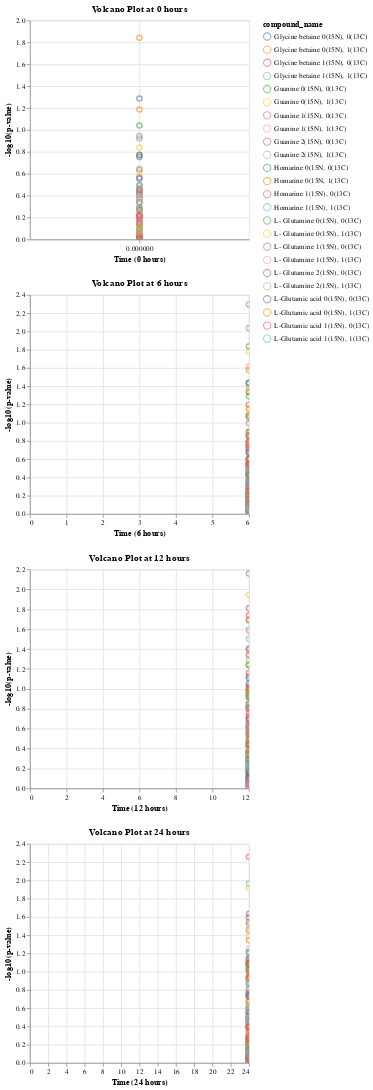

Notebook source saved alongside this figure:
### Code cell
# Create separate volcano plots for each time point
charts = []
for hour in specific_hours:
    subset_df = final_samplepeaks[final_samplepeaks['time'] == hour]

    chart = alt.Chart(subset_df).mark_point(size=50, opacity=0.6).encode(
        x=alt.X('time:Q', title=f'Time ({hour} hours)'),
        y=alt.Y('log_p_value:Q', title='-log10(p-value)'),
        color='compound_name:N',
        tooltip=['time:Q', 'log_p_value:Q', 'compound_name:N', 'bmised_area:Q']
    ).properties(
        title=f'Volcano Plot at {hour} hours'
    ).interactive()

    charts.append(chart)

# Display the separate volcano plots
alt.vconcat(*charts)

### Figure 1 — Vega-Lite specification as saved in the notebook (floating-point values rounded to 4 significant figures; data arrays with more than 128 entries replaced by an {"elided": "..."} marker saying what was removed)
{"config": {"view": {"continuousWidth": 300, "continuousHeight": 300}}, "vconcat": [{"data": {"name": "data-4b8b3fff52b482cdaf62852fe0a189b8"}, "mark": {"type": "point", "opacity": 0.6, "size": 50}, "encoding": {"color": {"field": "compound_name", "type": "nominal"}, "tooltip": [{"field": "time", "type": "quantitative"}, {"field": "log_p_value", "type": "quantitative"}, {"field": "compound_name", "type": "nominal"}, {"field": "bmised_area", "type": "quantitative"}], "x": {"field": "time", "title": "Time (0 hours)", "type": "quantitative"}, "y": {"field": "log_p_value", "title": "-log10(p-value)", "type": "quantitative"}}, "name": "view_3", "title": "Volcano Plot at 0 hours"}, {"data": {"name": "data-3a65ec7557b4ff6a29bf4f382d1e87f4"}, "mark": {"type": "point", "opacity": 0.6, "size": 50}, "encoding": {"color": {"field": "compound_name", "type": "nominal"}, "tooltip": [{"field": "time", "type": "quantitative"}, {"field": "log_p_value", "type": "quantitative"}, {"field": "compound_name", "type": "nominal"}, {"field": "bmised_area", "type": "quantitative"}], "x": {"field": "time", "title": "Time (6 hours)", "type": "quantitative"}, "y": {"field": "log_p_value", "title": "-log10(p-value)", "type": "quantitative"}}, "name": "view_4", "title": "Volcano Plot at 6 hours"}, {"data": {"name": "data-e7d771329d30e051c907c7cf03411707"}, "mark": {"type": "point", "opacity": 0.6, "size": 50}, "encoding": {"color": {"field": "compound_name", "type": "nominal"}, "tooltip": [{"field": "time", "type": "quantitative"}, {"field": "log_p_value", "type": "quantitative"}, {"field": "compound_name", "type": "nominal"}, {"field": "bmised_area", "type": "quantitative"}], "x": {"field": "time", "title": "Time (12 hours)", "type": "quantitative"}, "y": {"field": "log_p_value", "title": "-log10(p-value)", "type": "quantitative"}}, "name": "view_5", "title": "Volcano Plot at 12 hours"}, {"data": {"name": "data-e969c734a2e637cab338f8aba766ba31"}, "mark": {"type": "point", "opacity": 0.6, "size": 50}, "encoding": {"color": {"field": "compound_name", "type": "nominal"}, "tooltip": [{"field": "time", "type": "quantitative"}, {"field": "log_p_value", "type": "quantitative"}, {"field": "compound_name", "type": "nominal"}, {"field": "bmised_area", "type": "quantitative"}], "x": {"field": "time", "title": "Time (24 hours)", "type": "quantitative"}, "y": {"field": "log_p_value", "title": "-log10(p-value)", "type": "quantitative"}}, "name": "view_6", "title": "Volcano Plot at 24 hours"}], "params": [{"name": "param_2", "select": {"type": "interval", "encodings": ["x", "y"]}, "bind": "scales", "views": ["view_3"]}, {"name": "param_3", "select": {"type": "interval", "encodings": ["x", "y"]}, "bind": "scales", "views": ["view_4"]}, {"name": "param_4", "select": {"type": "interval", "encodings": ["x", "y"]}, "bind": "scales", "views": ["view_5"]}, {"name": "param_5", "select": {"type": "interval", "encodings": ["x", "y"]}, "bind": "scales", "views": ["view_6"]}], "$schema": "https://vega.github.io/schema/vega-lite/v5.16.3.json", "datasets": {"data-4b8b3fff52b482cdaf62852fe0a189b8": [{"filename": "230810_Smp_G5_NFEX_T0_Metab_A", "compound_name": "Glycine betaine 0(15N), 0(13C)", "area": 4993000000.0, "compound_name_IS": "Arsenobetaine, 13C2", "area_IS": 649600000.0, "bmis_area": 7.687, "result_column": 4962000000.0, "day": "0", "time": 0, "p_value": 0.3745, "log_p_value": 0.4265}, {"filename": "230810_Smp_G5_NFEX_T0_Metab_B", "compound_name": "Glycine betaine 0(15N), 0(13C)", "area": 4907000000.0, "compound_name_IS": "Arsenobetaine, 13C2", "area_IS": 657800000.0, "bmis_area": 7.46, "result_column": 4815000000.0, "day": "0", "time": 0, "p_value": 0.9507, "log_p_value": 0.02195}, {"filename": "230810_Smp_G5_NFEX_T0_Metab_C", "compound_name": "Glycine betaine 0(15N), 0(13C)", "area": 5127000000.0, "compound_name_IS": "Arsenobetaine, 13C2", "area_IS": 665500000.0, "bmis_area": 7.703, "result_column": 4972000000.0, "day": "0", "time": 0, "p_value": 0.732, "log_p_value": 0.1355}, {"filename": "230810_Smp_G5_NFEX_T0_Metab_A", "compound_name": "Glycine betaine 0(15N), 1(13C)", "area": 275300000.0, "compound_name_IS": "Arsenobetaine, 13C2", "area_IS": 649600000.0, "bmis_area": 0.4238, "result_column": 273600000.0, "day": "0", "time": 0, "p_value": 0.6075, "log_p_value": 0.2164}, {"filename": "230810_Smp_G5_NFEX_T0_Metab_B", "compound_name": "Glycine betaine 0(15N), 1(13C)", "area": 272800000.0, "compound_name_IS": "Arsenobetaine, 13C2", "area_IS": 657800000.0, "bmis_area": 0.4148, "result_column": 267700000.0, "day": "0", "time": 0, "p_value": 0.1705, "log_p_value": 0.7682}, {"filename": "230810_Smp_G5_NFEX_T0_Metab_C", "compound_name": "Glycine betaine 0(15N), 1(13C)", "area": 281300000.0, "compound_name_IS": "Arsenobetaine, 13C2", "area_IS": 665500000.0, "bmis_area": 0.4226, "result_column": 272800000.0, "day": "0", "time": 0, "p_value": 0.06505, "log_p_value": 1.187}, {"filename": "230810_Smp_G5_NFEX_T0_Metab_A", "compound_name": "Glycine betaine 1(15N), 0(13C)", "area": 18340000.0, "compound_name_IS": "Arsenobetaine, 13C2", "area_IS": 649600000.0, "bmis_area": 0.02823, "result_column": 18220000.0, "day": "0", "time": 0, "p_value": 0.3887, "log_p_value": 0.4104}, {"filename": "230810_Smp_G5_NFEX_T0_Metab_B", "compound_name": "Glycine betaine 1(15N), 0(13C)", "area": 17320000.0, "compound_name_IS": "Arsenobetaine, 13C2", "area_IS": 657800000.0, "bmis_area": 0.02633, "result_column": 16990000.0, "day": "0", "time": 0, "p_value": 0.2713, "log_p_value": 0.5665}, {"filename": "230810_Smp_G5_NFEX_T0_Metab_C", "compound_name": "Glycine betaine 1(15N), 0(13C)", "area": 18890000.0, "compound_name_IS": "Arsenobetaine, 13C2", "area_IS": 665500000.0, "bmis_area": 0.02839, "result_column": 18320000.0, "day": "0", "time": 0, "p_value": 0.8287, "log_p_value": 0.08158}, {"filename": "230810_Smp_G5_NFEX_T0_Metab_A", "compound_name": "Glycine betaine 1(15N), 1(13C)", "area": 187500.0, "compound_name_IS": "Arsenobetaine, 13C2", "area_IS": 649600000.0, "bmis_area": 0.0002887, "result_column": 186300.0, "day": "0", "time": 0, "p_value": 0.1196, "log_p_value": 0.9223}, {"filename": "230810_Smp_G5_NFEX_T0_Metab_B", "compound_name": "Glycine betaine 1(15N), 1(13C)", "area": 310500.0, "compound_name_IS": "Arsenobetaine, 13C2", "area_IS": 657800000.0, "bmis_area": 0.000472, "result_column": 304700.0, "day": "0", "time": 0, "p_value": 0.7132, "log_p_value": 0.1468}, {"filename": "230810_Smp_G5_NFEX_T0_Metab_C", "compound_name": "Glycine betaine 1(15N), 1(13C)", "area": 363700.0, "compound_name_IS": "Arsenobetaine, 13C2", "area_IS": 665500000.0, "bmis_area": 0.0005464, "result_column": 352700.0, "day": "0", "time": 0, "p_value": 0.7608, "log_p_value": 0.1187}, {"filename": "230810_Smp_G5_NFEX_T0_Metab_A", "compound_name": "Guanine 0(15N), 0(13C)", "area": 104600000.0, "compound_name_IS": "Arsenobetaine, 13C2", "area_IS": 649600000.0, "bmis_area": 0.161, "result_column": 103900000.0, "day": "0", "time": 0, "p_value": 0.8074, "log_p_value": 0.09289}, {"filename": "230810_Smp_G5_NFEX_T0_Metab_B", "compound_name": "Guanine 0(15N), 0(13C)", "area": 98710000.0, "compound_name_IS": "Arsenobetaine, 13C2", "area_IS": 657800000.0, "bmis_area": 0.1501, "result_column": 96860000.0, "day": "0", "time": 0, "p_value": 0.8961, "log_p_value": 0.04765}, {"filename": "230810_Smp_G5_NFEX_T0_Metab_C", "compound_name": "Guanine 0(15N), 0(13C)", "area": 101300000.0, "compound_name_IS": "Arsenobetaine, 13C2", "area_IS": 665500000.0, "bmis_area": 0.1522, "result_column": 98230000.0, "day": "0", "time": 0, "p_value": 0.318, "log_p_value": 0.4976}, {"filename": "230810_Smp_G5_NFEX_T0_Metab_A", "compound_name": "Guanine 0(15N), 1(13C)", "area": 5381000.0, "compound_name_IS": "Arsenobetaine, 13C2", "area_IS": 649600000.0, "bmis_area": 0.008283, "result_column": 5347000.0, "day": "0", "time": 0, "p_value": 0.9083, "log_p_value": 0.04179}, {"filename": "230810_Smp_G5_NFEX_T0_Metab_B", "compound_name": "Guanine 0(15N), 1(13C)", "area": 5338000.0, "compound_name_IS": "Arsenobetaine, 13C2", "area_IS": 657800000.0, "bmis_area": 0.008115, "result_column": 5238000.0, "day": "0", "time": 0, "p_value": 0.2396, "log_p_value": 0.6206}, {"filename": "230810_Smp_G5_NFEX_T0_Metab_C", "compound_name": "Guanine 0(15N), 1(13C)", "area": 5351000.0, "compound_name_IS": "Arsenobetaine, 13C2", "area_IS": 665500000.0, "bmis_area": 0.00804, "result_column": 5190000.0, "day": "0", "time": 0, "p_value": 0.1449, "log_p_value": 0.8389}, {"filename": "230810_Smp_G5_NFEX_T0_Metab_A", "compound_name": "Guanine 1(15N), 0(13C)", "area": 1776000.0, "compound_name_IS": "Arsenobetaine, 13C2", "area_IS": 649600000.0, "bmis_area": 0.002734, "result_column": 1765000.0, "day": "0", "time": 0, "p_value": 0.3411, "log_p_value": 0.4672}, {"filename": "230810_Smp_G5_NFEX_T0_Metab_B", "compound_name": "Guanine 1(15N), 0(13C)", "area": 1558000.0, "compound_name_IS": "Arsenobetaine, 13C2", "area_IS": 657800000.0, "bmis_area": 0.002369, "result_column": 1529000.0, "day": "0", "time": 0, "p_value": 0.1135, "log_p_value": 0.9451}, {"filename": "230810_Smp_G5_NFEX_T0_Metab_C", "compound_name": "Guanine 1(15N), 0(13C)", "area": 1741000.0, "compound_name_IS": "Arsenobetaine, 13C2", "area_IS": 665500000.0, "bmis_area": 0.002616, "result_column": 1689000.0, "day": "0", "time": 0, "p_value": 0.9247, "log_p_value": 0.034}, {"filename": "230810_Smp_G5_NFEX_T0_Metab_A", "compound_name": "Guanine 1(15N), 1(13C)", "area": null, "compound_name_IS": "Arsenobetaine, 13C2", "area_IS": 649600000.0, "bmis_area": null, "result_column": null, "day": "0", "time": 0, "p_value": 0.5487, "log_p_value": 0.2606}, {"filename": "230810_Smp_G5_NFEX_T0_Metab_B", "compound_name": "Guanine 1(15N), 1(13C)", "area": 23920.0, "compound_name_IS": "Arsenobetaine, 13C2", "area_IS": 657800000.0, "bmis_area": 3.637e-05, "result_column": 23470.0, "day": "0", "time": 0, "p_value": 0.6919, "log_p_value": 0.16}, {"filename": "230810_Smp_G5_NFEX_T0_Metab_C", "compound_name": "Guanine 1(15N), 1(13C)", "area": null, "compound_name_IS": "Arsenobetaine, 13C2", "area_IS": 665500000.0, "bmis_area": null, "result_column": null, "day": "0", "time": 0, "p_value": 0.652, "log_p_value": 0.1858}, {"filename": "230810_Smp_G5_NFEX_T0_Metab_A", "compound_name": "Guanine 2(15N), 0(13C)", "area": null, "compound_name_IS": "Arsenobetaine, 13C2", "area_IS": 649600000.0, "bmis_area": null, "result_column": null, "day": "0", "time": 0, "p_value": 0.9405, "log_p_value": 0.02666}, {"filename": "230810_Smp_G5_NFEX_T0_Metab_B", "compound_name": "Guanine 2(15N), 0(13C)", "area": null, "compound_name_IS": "Arsenobetaine, 13C2", "area_IS": 657800000.0, "bmis_area": null, "result_column": null, "day": "0", "time": 0, "p_value": 0.9539, "log_p_value": 0.02048}, {"filename": "230810_Smp_G5_NFEX_T0_Metab_C", "compound_name": "Guanine 2(15N), 0(13C)", "area": null, "compound_name_IS": "Arsenobetaine, 13C2", "area_IS": 665500000.0, "bmis_area": null, "result_column": null, "day": "0", "time": 0, "p_value": 0.9149, "log_p_value": 0.03864}, {"filename": "230810_Smp_G5_NFEX_T0_Metab_A", "compound_name": "Guanine 2(15N), 1(13C)", "area": 772600.0, "compound_name_IS": "Arsenobetaine, 13C2", "area_IS": 649600000.0, "bmis_area": 0.001189, "result_column": 767800.0, "day": "0", "time": 0, "p_value": 0.8094, "log_p_value": 0.09186}, {"filename": "230810_Smp_G5_NFEX_T0_Metab_B", "compound_name": "Guanine 2(15N), 1(13C)", "area": 255700.0, "compound_name_IS": "Arsenobetaine, 13C2", "area_IS": 657800000.0, "bmis_area": 0.0003887, "result_column": 250900.0, "day": "0", "time": 0, "p_value": 0.8101, "log_p_value": 0.09145}, {"filename": "230810_Smp_G5_NFEX_T0_Metab_C", "compound_name": "Guanine 2(15N), 1(13C)", "area": 1528000.0, "compound_name_IS": "Arsenobetaine, 13C2", "area_IS": 665500000.0, "bmis_area": 0.002296, "result_column": 1482000.0, "day": "0", "time": 0, "p_value": 0.8671, "log_p_value": 0.06194}, {"filename": "230810_Smp_G5_NFEX_T0_Metab_A", "compound_name": "Homarine 0(15N, 0(13C)", "area": 1812000000.0, "compound_name_IS": "Arsenobetaine, 13C2", "area_IS": 649600000.0, "bmis_area": 2.79, "result_column": 1801000000.0, "day": "0", "time": 0, "p_value": 0.05168, "log_p_value": 1.287}, {"filename": "230810_Smp_G5_NFEX_T0_Metab_B", "compound_name": "Homarine 0(15N, 0(13C)", "area": 1777000000.0, "compound_name_IS": "Arsenobetaine, 13C2", "area_IS": 657800000.0, "bmis_area": 2.701, "result_column": 1744000000.0, "day": "0", "time": 0, "p_value": 0.5314, "log_p_value": 0.2746}, {"filename": "230810_Smp_G5_NFEX_T0_Metab_C", "compound_name": "Homarine 0(15N, 0(13C)", "area": 1818000000.0, "compound_name_IS": "Arsenobetaine, 13C2", "area_IS": 665500000.0, "bmis_area": 2.731, "result_column": 1763000000.0, "day": "0", "time": 0, "p_value": 0.5406, "log_p_value": 0.2671}, {"filename": "230810_Smp_G5_NFEX_T0_Metab_A", "compound_name": "Homarine 0(15N, 1(13C)", "area": 138600000.0, "compound_name_IS": "Arsenobetaine, 13C2", "area_IS": 649600000.0, "bmis_area": 0.2134, "result_column": 137700000.0, "day": "0", "time": 0, "p_value": 0.356, "log_p_value": 0.4486}, {"filename": "230810_Smp_G5_NFEX_T0_Metab_B", "compound_name": "Homarine 0(15N, 1(13C)", "area": 137300000.0, "compound_name_IS": "Arsenobetaine, 13C2", "area_IS": 657800000.0, "bmis_area": 0.2087, "result_column": 134700000.0, "day": "0", "time": 0, "p_value": 0.7578, "log_p_value": 0.1204}, {"filename": "230810_Smp_G5_NFEX_T0_Metab_C", "compound_name": "Homarine 0(15N, 1(13C)", "area": 137900000.0, "compound_name_IS": "Arsenobetaine, 13C2", "area_IS": 665500000.0, "bmis_area": 0.2071, "result_column": 133700000.0, "day": "0", "time": 0, "p_value": 0.01439, "log_p_value": 1.842}, {"filename": "230810_Smp_G5_NFEX_T0_Metab_A", "compound_name": "Homarine 1(15N), 0(13C)", "area": 6345000.0, "compound_name_IS": "Arsenobetaine, 13C2", "area_IS": 649600000.0, "bmis_area": 0.009767, "result_column": 6305000.0, "day": "0", "time": 0, "p_value": 0.3882, "log_p_value": 0.411}, {"filename": "230810_Smp_G5_NFEX_T0_Metab_B", "compound_name": "Homarine 1(15N), 0(13C)", "area": 6291000.0, "compound_name_IS": "Arsenobetaine, 13C2", "area_IS": 657800000.0, "bmis_area": 0.009564, "result_column": 6174000.0, "day": "0", "time": 0, "p_value": 0.6433, "log_p_value": 0.1916}, {"filename": "230810_Smp_G5_NFEX_T0_Metab_C", "compound_name": "Homarine 1(15N), 0(13C)", "area": 5664000.0, "compound_name_IS": "Arsenobetaine, 13C2", "area_IS": 665500000.0, "bmis_area": 0.00851, "result_column": 5493000.0, "day": "0", "time": 0, "p_value": 0.4583, "log_p_value": 0.3389}, {"filename": "230810_Smp_G5_NFEX_T0_Metab_A", "compound_name": "Homarine 1(15N), 1(13C)", "area": 33140.0, "compound_name_IS": "Arsenobetaine, 13C2", "area_IS": 649600000.0, "bmis_area": 5.102e-05, "result_column": 32930.0, "day": "0", "time": 0, "p_value": 0.9905, "log_p_value": 0.004143}, {"filename": "230810_Smp_G5_NFEX_T0_Metab_B", "compound_name": "Homarine 1(15N), 1(13C)", "area": 32420.0, "compound_name_IS": "Arsenobetaine, 13C2", "area_IS": 657800000.0, "bmis_area": 4.929e-05, "result_column": 31820.0, "day": "0", "time": 0, "p_value": 0.4126, "log_p_value": 0.3845}, {"filename": "230810_Smp_G5_NFEX_T0_Metab_C", "compound_name": "Homarine 1(15N), 1(13C)", "area": 113200.0, "compound_name_IS": "Arsenobetaine, 13C2", "area_IS": 665500000.0, "bmis_area": 0.0001701, "result_column": 109800.0, "day": "0", "time": 0, "p_value": 0.372, "log_p_value": 0.4294}, {"filename": "230810_Smp_G5_NFEX_T0_Metab_A", "compound_name": "L- Glutamine 0(15N), 0(13C)", "area": 91700000.0, "compound_name_IS": "Arsenobetaine, 13C2", "area_IS": 649600000.0, "bmis_area": 0.1412, "result_column": 91120000.0, "day": "0", "time": 0, "p_value": 0.7916, "log_p_value": 0.1015}, {"filename": "230810_Smp_G5_NFEX_T0_Metab_B", "compound_name": "L- Glutamine 0(15N), 0(13C)", "area": 115500000.0, "compound_name_IS": "Arsenobetaine, 13C2", "area_IS": 657800000.0, "bmis_area": 0.1757, "result_column": 113400000.0, "day": "0", "time": 0, "p_value": 0.7896, "log_p_value": 0.1026}, {"filename": "230810_Smp_G5_NFEX_T0_Metab_C", "compound_name": "L- Glutamine 0(15N), 0(13C)", "area": 114800000.0, "compound_name_IS": "Arsenobetaine, 13C2", "area_IS": 665500000.0, "bmis_area": 0.1726, "result_column": 111400000.0, "day": "0", "time": 0, "p_value": 0.09121, "log_p_value": 1.04}, {"filename": "230810_Smp_G5_NFEX_T0_Metab_A", "compound_name": "L- Glutamine 0(15N), 1(13C)", "area": 5207000.0, "compound_name_IS": "Arsenobetaine, 13C2", "area_IS": 649600000.0, "bmis_area": 0.008015, "result_column": 5174000.0, "day": "0", "time": 0, "p_value": 0.7771, "log_p_value": 0.1095}, {"filename": "230810_Smp_G5_NFEX_T0_Metab_B", "compound_name": "L- Glutamine 0(15N), 1(13C)", "area": 6370000.0, "compound_name_IS": "Arsenobetaine, 13C2", "area_IS": 657800000.0, "bmis_area": 0.009684, "result_column": 6251000.0, "day": "0", "time": 0, "p_value": 0.5584, "log_p_value": 0.2531}, {"filename": "230810_Smp_G5_NFEX_T0_Metab_C", "compound_name": "L- Glutamine 0(15N), 1(13C)", "area": 6438000.0, "compound_name_IS": "Arsenobetaine, 13C2", "area_IS": 665500000.0, "bmis_area": 0.009673, "result_column": 6244000.0, "day": "0", "time": 0, "p_value": 0.4242, "log_p_value": 0.3724}, {"filename": "230810_Smp_G5_NFEX_T0_Metab_A", "compound_name": "L- Glutamine 1(15N), 0(13C)", "area": 503700.0, "compound_name_IS": "Arsenobetaine, 13C2", "area_IS": 649600000.0, "bmis_area": 0.0007754, "result_column": 500500.0, "day": "0", "time": 0, "p_value": 0.6294, "log_p_value": 0.2011}, {"filename": "230810_Smp_G5_NFEX_T0_Metab_B", "compound_name": "L- Glutamine 1(15N), 0(13C)", "area": 696400.0, "compound_name_IS": "Arsenobetaine, 13C2", "area_IS": 657800000.0, "bmis_area": 0.001059, "result_column": 683400.0, "day": "0", "time": 0, "p_value": 0.6957, "log_p_value": 0.1575}, {"filename": "230810_Smp_G5_NFEX_T0_Metab_C", "compound_name": "L- Glutamine 1(15N), 0(13C)", "area": 696600.0, "compound_name_IS": "Arsenobetaine, 13C2", "area_IS": 665500000.0, "bmis_area": 0.001047, "result_column": 675600.0, "day": "0", "time": 0, "p_value": 0.4545, "log_p_value": 0.3424}, {"filename": "230810_Smp_G5_NFEX_T0_Metab_A", "compound_name": "L- Glutamine 1(15N), 1(13C)", "area": null, "compound_name_IS": "Arsenobetaine, 13C2", "area_IS": 649600000.0, "bmis_area": null, "result_column": null, "day": "0", "time": 0, "p_value": 0.6134, "log_p_value": 0.2122}, {"filename": "230810_Smp_G5_NFEX_T0_Metab_B", "compound_name": "L- Glutamine 1(15N), 1(13C)", "area": null, "compound_name_IS": "Arsenobetaine, 13C2", "area_IS": 657800000.0, "bmis_area": null, "result_column": null, "day": "0", "time": 0, "p_value": 0.4182, "log_p_value": 0.3786}, {"filename": "230810_Smp_G5_NFEX_T0_Metab_C", "compound_name": "L- Glutamine 1(15N), 1(13C)", "area": 26450.0, "compound_name_IS": "Arsenobetaine, 13C2", "area_IS": 665500000.0, "bmis_area": 3.975e-05, "result_column": 25660.0, "day": "0", "time": 0, "p_value": 0.9327, "log_p_value": 0.03024}, {"filename": "230810_Smp_G5_NFEX_T0_Metab_A", "compound_name": "L- Glutamine 2(15N), 0(13C)", "area": null, "compound_name_IS": "Arsenobetaine, 13C2", "area_IS": 649600000.0, "bmis_area": null, "result_column": null, "day": "0", "time": 0, "p_value": 0.9541, "log_p_value": 0.02043}, {"filename": "230810_Smp_G5_NFEX_T0_Metab_B", "compound_name": "L- Glutamine 2(15N), 0(13C)", "area": null, "compound_name_IS": "Arsenobetaine, 13C2", "area_IS": 657800000.0, "bmis_area": null, "result_column": null, "day": "0", "time": 0, "p_value": 0.6062, "log_p_value": 0.2174}, {"filename": "230810_Smp_G5_NFEX_T0_Metab_C", "compound_name": "L- Glutamine 2(15N), 0(13C)", "area": null, "compound_name_IS": "Arsenobetaine, 13C2", "area_IS": 665500000.0, "bmis_area": null, "result_column": null, "day": "0", "time": 0, "p_value": 0.2286, "log_p_value": 0.6408}, {"filename": "230810_Smp_G5_NFEX_T0_Metab_A", "compound_name": "L- Glutamine 2(15N), 1(13C)", "area": 778900.0, "compound_name_IS": "Arsenobetaine, 13C2", "area_IS": 649600000.0, "bmis_area": 0.001199, "result_column": 774000.0, "day": "0", "time": 0, "p_value": 0.514, "log_p_value": 0.289}, {"filename": "230810_Smp_G5_NFEX_T0_Metab_B", "compound_name": "L- Glutamine 2(15N), 1(13C)", "area": 460500.0, "compound_name_IS": "Arsenobetaine, 13C2", "area_IS": 657800000.0, "bmis_area": 0.0007, "result_column": 451900.0, "day": "0", "time": 0, "p_value": 0.7837, "log_p_value": 0.1059}, {"filename": "230810_Smp_G5_NFEX_T0_Metab_C", "compound_name": "L- Glutamine 2(15N), 1(13C)", "area": 518400.0, "compound_name_IS": "Arsenobetaine, 13C2", "area_IS": 665500000.0, "bmis_area": 0.000779, "result_column": 502800.0, "day": "0", "time": 0, "p_value": 0.3965, "log_p_value": 0.4017}, {"filename": "230810_Smp_G5_NFEX_T0_Metab_A", "compound_name": "L-Glutamic acid 0(15N), 0(13C)", "area": 384400000.0, "compound_name_IS": "Arsenobetaine, 13C2", "area_IS": 649600000.0, "bmis_area": 0.5917, "result_column": 382000000.0, "day": "0", "time": 0, "p_value": 0.1689, "log_p_value": 0.7723}, {"filename": "230810_Smp_G5_NFEX_T0_Metab_B", "compound_name": "L-Glutamic acid 0(15N), 0(13C)", "area": 464200000.0, "compound_name_IS": "Arsenobetaine, 13C2", "area_IS": 657800000.0, "bmis_area": 0.7057, "result_column": 455500000.0, "day": "0", "time": 0, "p_value": 0.2786, "log_p_value": 0.555}, {"filename": "230810_Smp_G5_NFEX_T0_Metab_C", "compound_name": "L-Glutamic acid 0(15N), 0(13C)", "area": 420800000.0, "compound_name_IS": "Arsenobetaine, 13C2", "area_IS": 665500000.0, "bmis_area": 0.6323, "result_column": 408100000.0, "day": "0", "time": 0, "p_value": 0.177, "log_p_value": 0.752}, {"filename": "230810_Smp_G5_NFEX_T0_Metab_A", "compound_name": "L-Glutamic acid 0(15N), 1(13C)", "area": 21300000.0, "compound_name_IS": "Arsenobetaine, 13C2", "area_IS": 649600000.0, "bmis_area": 0.03279, "result_column": 21170000.0, "day": "0", "time": 0, "p_value": 0.7133, "log_p_value": 0.1467}, {"filename": "230810_Smp_G5_NFEX_T0_Metab_B", "compound_name": "L-Glutamic acid 0(15N), 1(13C)", "area": 25760000.0, "compound_name_IS": "Arsenobetaine, 13C2", "area_IS": 657800000.0, "bmis_area": 0.03915, "result_column": 25270000.0, "day": "0", "time": 0, "p_value": 0.8952, "log_p_value": 0.04808}, {"filename": "230810_Smp_G5_NFEX_T0_Metab_C", "compound_name": "L-Glutamic acid 0(15N), 1(13C)", "area": 22580000.0, "compound_name_IS": "Arsenobetaine, 13C2", "area_IS": 665500000.0, "bmis_area": 0.03393, "result_column": 21900000.0, "day": "0", "time": 0, "p_value": 0.5117, "log_p_value": 0.291}, {"filename": "230810_Smp_G5_NFEX_T0_Metab_A", "compound_name": "L-Glutamic acid 1(15N), 0(13C)", "area": 1102000.0, "compound_name_IS": "Arsenobetaine, 13C2", "area_IS": 649600000.0, "bmis_area": 0.001697, "result_column": 1095000.0, "day": "0", "time": 0, "p_value": 0.3561, "log_p_value": 0.4484}, {"filename": "230810_Smp_G5_NFEX_T0_Metab_B", "compound_name": "L-Glutamic acid 1(15N), 0(13C)", "area": 1499000.0, "compound_name_IS": "Arsenobetaine, 13C2", "area_IS": 657800000.0, "bmis_area": 0.002279, "result_column": 1471000.0, "day": "0", "time": 0, "p_value": 0.9865, "log_p_value": 0.005896}, {"filename": "230810_Smp_G5_NFEX_T0_Metab_C", "compound_name": "L-Glutamic acid 1(15N), 0(13C)", "area": 1362000.0, "compound_name_IS": "Arsenobetaine, 13C2", "area_IS": 665500000.0, "bmis_area": 0.002046, "result_column": 1321000.0, "day": "0", "time": 0, "p_value": 0.6058, "log_p_value": 0.2177}, {"filename": "230810_Smp_G5_NFEX_T0_Metab_A", "compound_name": "L-Glutamic acid 1(15N), 1(13C)", "area": null, "compound_name_IS": "Arsenobetaine, 13C2", "area_IS": 649600000.0, "bmis_area": null, "result_column": null, "day": "0", "time": 0, "p_value": 0.3237, "log_p_value": 0.4899}, {"filename": "230810_Smp_G5_NFEX_T0_Metab_B", "compound_name": "L-Glutamic acid 1(15N), 1(13C)", "area": 74990.0, "compound_name_IS": "Arsenobetaine, 13C2", "area_IS": 657800000.0, "bmis_area": 0.000114, "result_column": 73590.0, "day": "0", "time": 0, "p_value": 0.4254, "log_p_value": 0.3712}, {"filename": "230810_Smp_G5_NFEX_T0_Metab_C", "compound_name": "L-Glutamic acid 1(15N), 1(13C)", "area": null, "compound_name_IS": "Arsenobetaine, 13C2", "area_IS": 665500000.0, "bmis_area": null, "result_column": null, "day": "0", "time": 0, "p_value": 0.5076, "log_p_value": 0.2945}], "data-3a65ec7557b4ff6a29bf4f382d1e87f4": {"elided": "216 records"}, "data-e7d771329d30e051c907c7cf03411707": {"elided": "216 records"}, "data-e969c734a2e637cab338f8aba766ba31": {"elided": "216 records"}}}
